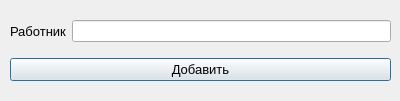
<?xml version="1.0" encoding="UTF-8"?>
<ui version="4.0">
 <class>addWorker</class>
 <widget class="QDialog" name="addWorker">
  <property name="geometry">
   <rect>
    <x>0</x>
    <y>0</y>
    <width>400</width>
    <height>101</height>
   </rect>
  </property>
  <property name="windowTitle">
   <string>Добавление работника</string>
  </property>
  <widget class="QWidget" name="">
   <property name="geometry">
    <rect>
     <x>10</x>
     <y>10</y>
     <width>381</width>
     <height>81</height>
    </rect>
   </property>
   <layout class="QGridLayout" name="gridLayout">
    <item row="0" column="0">
     <widget class="QLabel" name="label">
      <property name="font">
       <font>
        <pointsize>10</pointsize>
       </font>
      </property>
      <property name="text">
       <string>Работник</string>
      </property>
     </widget>
    </item>
    <item row="0" column="1">
     <widget class="QLineEdit" name="lineEdit"/>
    </item>
    <item row="1" column="0" colspan="2">
     <widget class="QPushButton" name="pushButton">
      <property name="font">
       <font>
        <pointsize>10</pointsize>
       </font>
      </property>
      <property name="text">
       <string>Добавить</string>
      </property>
     </widget>
    </item>
   </layout>
  </widget>
 </widget>
 <resources/>
 <connections/>
</ui>
